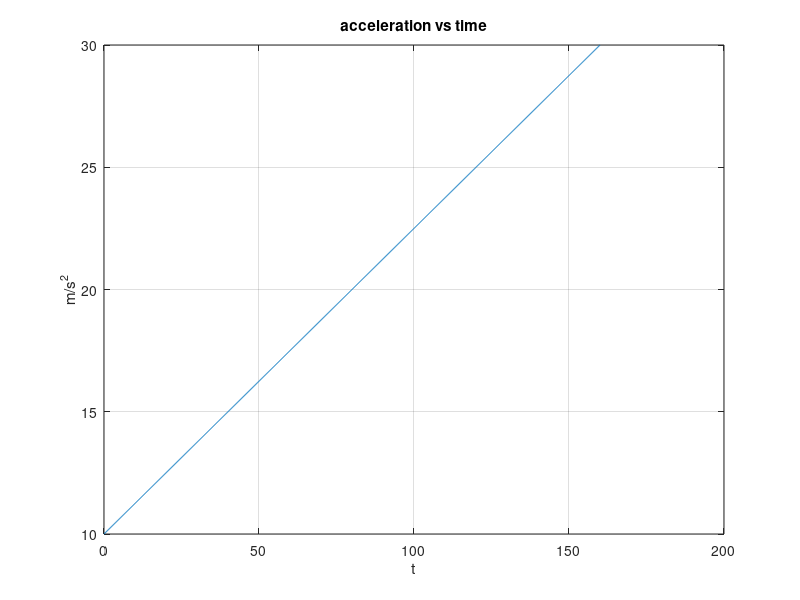
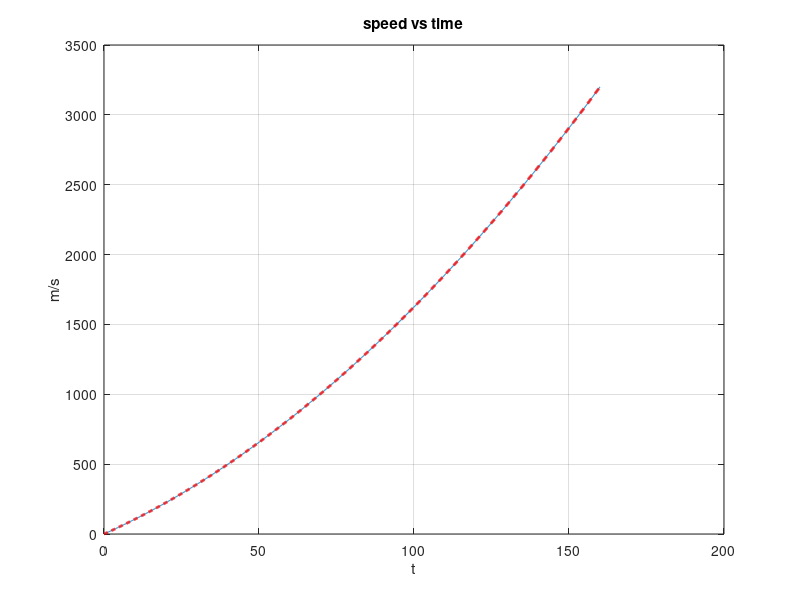
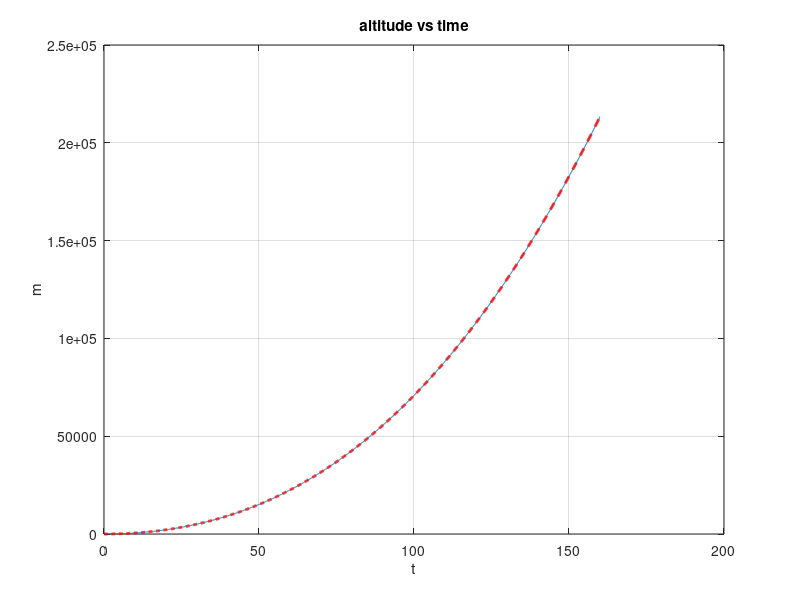

MATLAB code to generate these figures, in order:
clear all; close all;   % initial clean up
dt=0.1;                 % time-step for numerical integration (s)
t=0:dt:160;             % time-array for numerical integration (s)

a=10+t/8;                           % acceleration (m/s^2) vs time (s)
figure;plot(t,a)    ;
                                % plotting acceleration (m/s^2) vs time (s)
title('acceleration vs time');
ylabel('m/s^2');xlabel('t');grid on;
pause;
 % waiting for keystroke to go on
%
for n=1:numel(t)                                % numerical integration to obtain speed
    if n==1
        v(1)=0;
    else               % trapezoidal integration rule
        v(n)=v(n-1)+1/2*(a(n-1)+a(n))*dt;   
    end
end


figure;plot(t,v);hold on;
 % plotting speed (m/s) vs time (s)
title('speed vs time');
ylabel('m/s');xlabel('t');grid on;
pause;
 % waiting for keystroke to go on
%
va=10*t+t.^2/16;
 % analytical formula for speed
plot(t,va,'r--','LineWidth',2);hold off; % plotting it too, for comparison,
% red dashed
pause;
 % waiting for keystroke to go on
%
for n=1:numel(t)
 % numerical integration to obtain height
if n==1
h(1)=0;
else
 % trapezoidal integration rule
h(n)=h(n-1)+1/2*(v(n-1)+v(n))*dt;
end;
end;
figure;plot(t,h);hold on;
 % plotting height (m) vs time (s)
title('altitude vs time');
ylabel('m');xlabel('t');grid on;
pause;
 % waiting for keystroke to go on
%
ha=5*t.^2+t.^3/48;
 % analytical formula for height
plot(t,ha,'r--','LineWidth',2);hold off; % plotting it too, for comparison,